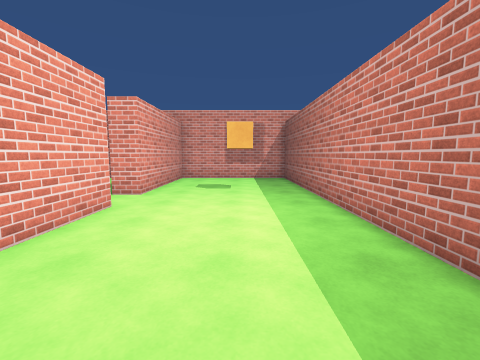
view 1 (above)

12 first-person views from a walk through a Unity game level. The camera is 1.4 m above the floor, tilts 6° down and sees 90° across. The floor is counted in squares, 1 m on a side. Each view is taken from the middle of a square. On the plan, view 1 faces up. The plan holds only what a view shows up to about 13 squares ahead; the rest is blank. The place goes on beyond the plan. The player is left out. Surface patterns are stand-ins for the level's own textures.

view 2
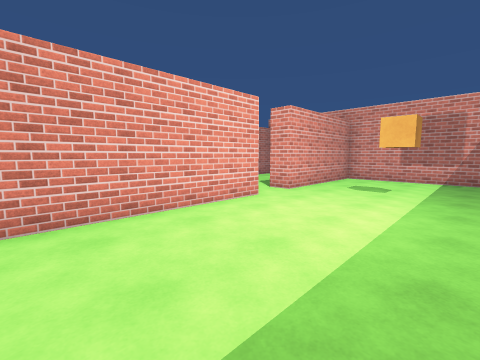

view 3
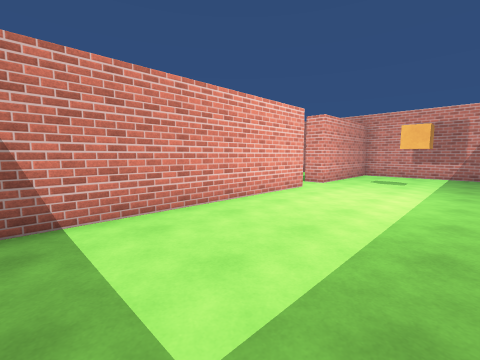

view 4
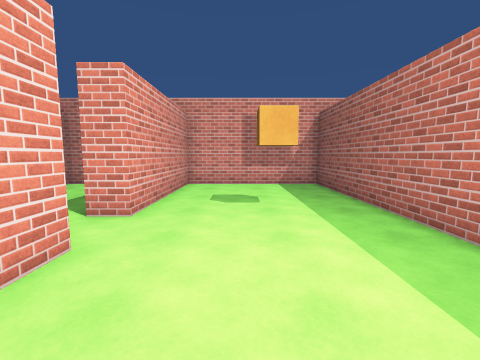

view 5
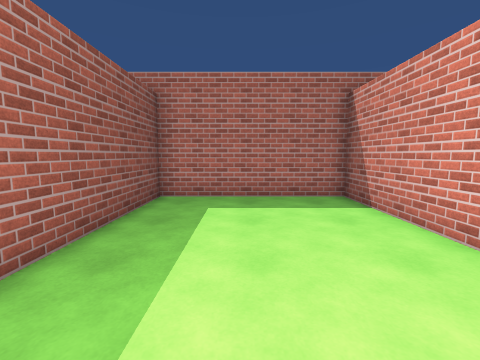

view 6
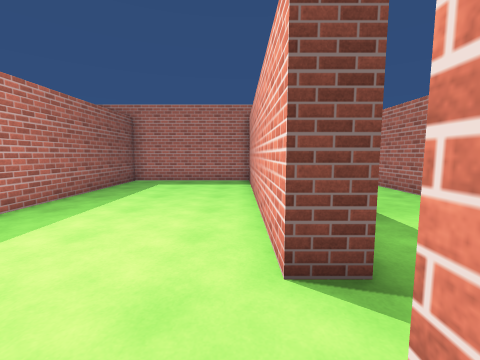

view 7
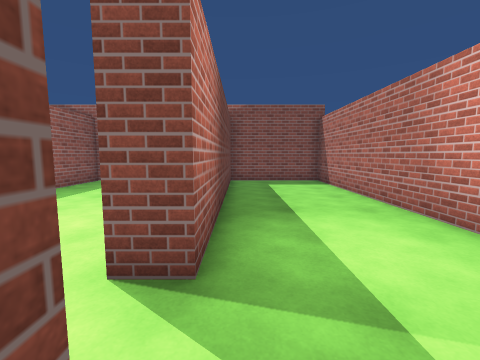

view 8
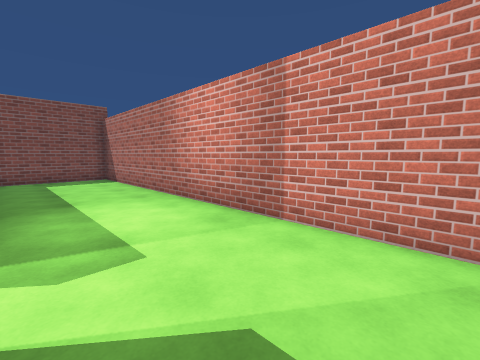

view 9
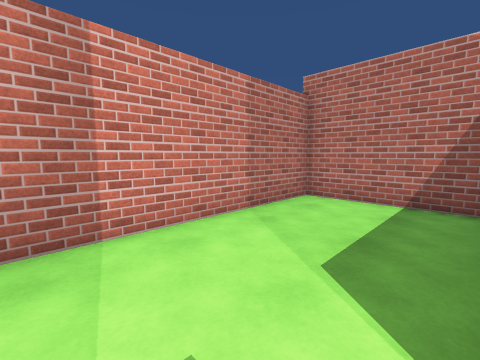

view 10
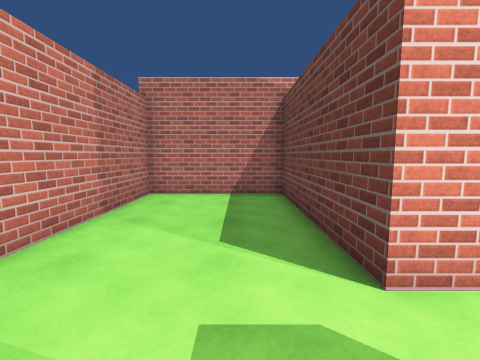

view 11
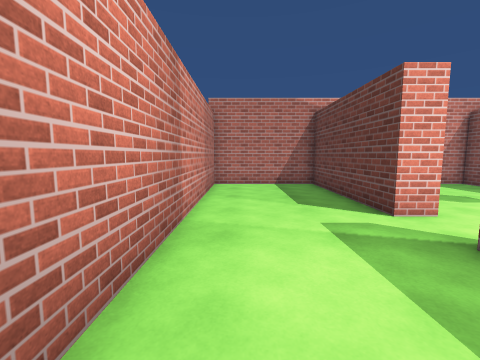

view 12
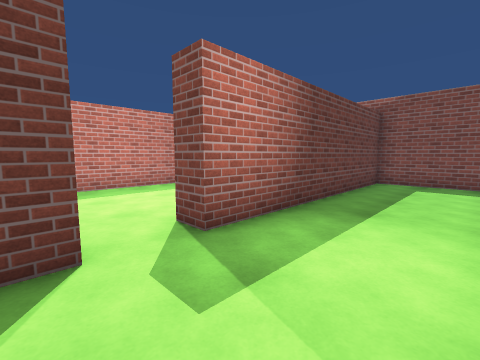

### Floor plan
Ten units are one square. View 1 is at (0, 0); x grows to the right and y downward. Boxes are objects, and circles mark ways between rooms. Rooms are numbered by the first view taken in them; rooms with no view inside come last. Other rooms are left out.
<svg viewBox="-97 -150 129 195">
<path fill="none" stroke="#000" d="M-35 -64 -35 40 27 40 27 -145 -35 -145 -35 -84M-35 -84 -45 -84 -45 -145 -92 -145 -92 40 -45 40 -45 -64 -35 -64"/>
<rect x="-5" y="-105" width="10" height="20" fill="#bbb"><title>orange box</title></rect>
<circle cx="-40" cy="-75" r="3" fill="#2a7"/>
<text x="-10" y="-60">1</text>
<text x="-60" y="-60">2</text>
</svg>
Room 1 opens to room 2.

Where each view was taken, in squares from view 1:
view 1: 0 up, 0 right, facing up
view 2: 0 up, 2 right, facing up-left
view 3: 3 down, 2 right, facing up-left
view 4: 3 up, 1 left, facing up
view 5: 4 up, 0 right, facing down
view 6: 9 up, 3 left, facing down
view 7: 9 up, 5 left, facing down
view 8: 11 up, 5 left, facing down-left
view 9: 7 up, 5 left, facing up-left
view 10: 6 up, 6 left, facing up
view 11: 3 up, 8 left, facing up
view 12: 9 up, 8 left, facing down-right
